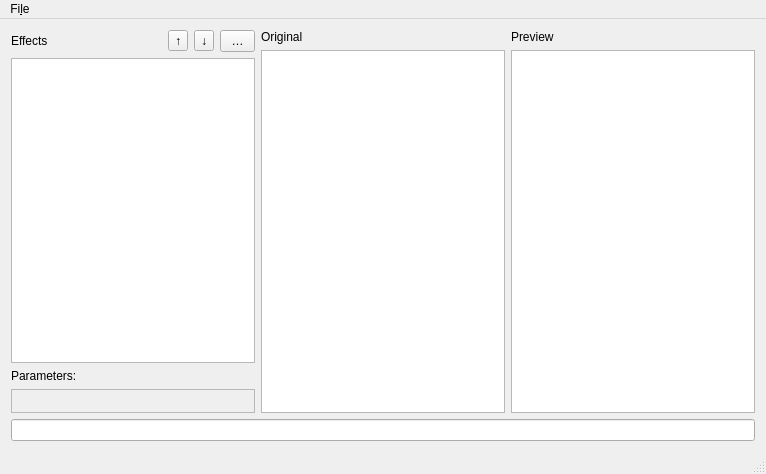
<?xml version="1.0" encoding="UTF-8"?>
<ui version="4.0">
 <class>MainWindow</class>
 <widget class="QMainWindow" name="MainWindow">
  <property name="geometry">
   <rect>
    <x>0</x>
    <y>0</y>
    <width>766</width>
    <height>474</height>
   </rect>
  </property>
  <property name="windowTitle">
   <string>qimagick</string>
  </property>
  <widget class="QWidget" name="centralWidget">
   <layout class="QVBoxLayout" name="verticalLayout_4">
    <item>
     <widget class="QWidget" name="widget" native="true">
      <property name="sizePolicy">
       <sizepolicy hsizetype="Preferred" vsizetype="Expanding">
        <horstretch>0</horstretch>
        <verstretch>0</verstretch>
       </sizepolicy>
      </property>
      <layout class="QHBoxLayout" name="horizontalLayout_2">
       <property name="leftMargin">
        <number>0</number>
       </property>
       <property name="topMargin">
        <number>0</number>
       </property>
       <property name="rightMargin">
        <number>0</number>
       </property>
       <property name="bottomMargin">
        <number>0</number>
       </property>
       <item>
        <layout class="QVBoxLayout" name="verticalLayout_3">
         <item>
          <layout class="QHBoxLayout" name="horizontalLayout">
           <item>
            <widget class="QLabel" name="label_3">
             <property name="text">
              <string>Effects</string>
             </property>
            </widget>
           </item>
           <item>
            <widget class="QToolButton" name="btnEffectUp">
             <property name="text">
              <string>↑</string>
             </property>
            </widget>
           </item>
           <item>
            <widget class="QToolButton" name="btnEffectDown">
             <property name="text">
              <string>↓</string>
             </property>
            </widget>
           </item>
           <item>
            <widget class="QToolButton" name="btnEffectRemove">
             <property name="text">
              <string> 	✘ </string>
             </property>
            </widget>
           </item>
          </layout>
         </item>
         <item>
          <widget class="QListView" name="listViewEffects">
           <property name="editTriggers">
            <set>QAbstractItemView::NoEditTriggers</set>
           </property>
           <property name="modelColumn">
            <number>0</number>
           </property>
          </widget>
         </item>
         <item>
          <widget class="QLabel" name="label_5">
           <property name="enabled">
            <bool>true</bool>
           </property>
           <property name="text">
            <string>Parameters:</string>
           </property>
          </widget>
         </item>
         <item>
          <widget class="QFrame" name="frameParameters">
           <property name="frameShape">
            <enum>QFrame::StyledPanel</enum>
           </property>
           <property name="frameShadow">
            <enum>QFrame::Raised</enum>
           </property>
           <layout class="QGridLayout" name="gridLayout"/>
          </widget>
         </item>
        </layout>
       </item>
       <item>
        <layout class="QVBoxLayout" name="verticalLayout">
         <item>
          <widget class="QLabel" name="label">
           <property name="text">
            <string>Original</string>
           </property>
          </widget>
         </item>
         <item>
          <widget class="QGraphicsView" name="gvOriginal"/>
         </item>
        </layout>
       </item>
       <item>
        <layout class="QVBoxLayout" name="verticalLayout_2">
         <item>
          <widget class="QLabel" name="label_2">
           <property name="text">
            <string>Preview</string>
           </property>
          </widget>
         </item>
         <item>
          <widget class="QGraphicsView" name="gvPreview"/>
         </item>
        </layout>
       </item>
      </layout>
     </widget>
    </item>
    <item>
     <widget class="QLineEdit" name="lineEditCmd">
      <property name="readOnly">
       <bool>true</bool>
      </property>
     </widget>
    </item>
   </layout>
  </widget>
  <widget class="QMenuBar" name="menuBar">
   <property name="geometry">
    <rect>
     <x>0</x>
     <y>0</y>
     <width>766</width>
     <height>26</height>
    </rect>
   </property>
   <widget class="QMenu" name="menuFile">
    <property name="title">
     <string>Fi&amp;le</string>
    </property>
    <addaction name="actionOpen"/>
   </widget>
   <addaction name="menuFile"/>
  </widget>
  <widget class="QStatusBar" name="statusBar"/>
  <action name="actionOpen">
   <property name="text">
    <string>&amp;Open...</string>
   </property>
  </action>
  <action name="actionGamma">
   <property name="text">
    <string>&amp;Gamma</string>
   </property>
  </action>
 </widget>
 <layoutdefault spacing="6" margin="11"/>
 <resources/>
 <connections/>
</ui>
